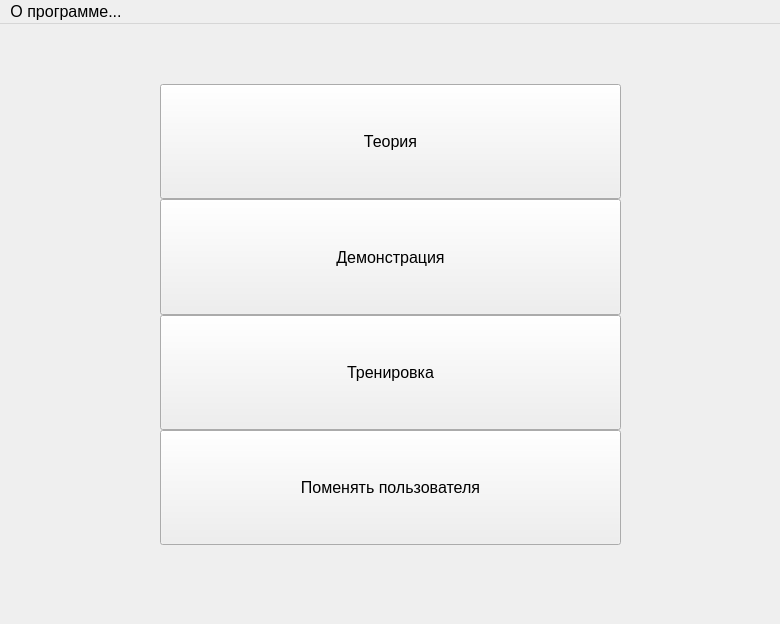
<?xml version="1.0" encoding="UTF-8"?>
<ui version="4.0">
 <class>MainWindow</class>
 <widget class="QMainWindow" name="MainWindow">
  <property name="geometry">
   <rect>
    <x>0</x>
    <y>0</y>
    <width>780</width>
    <height>624</height>
   </rect>
  </property>
  <property name="sizePolicy">
   <sizepolicy hsizetype="Preferred" vsizetype="Preferred">
    <horstretch>0</horstretch>
    <verstretch>0</verstretch>
   </sizepolicy>
  </property>
  <property name="minimumSize">
   <size>
    <width>780</width>
    <height>624</height>
   </size>
  </property>
  <property name="maximumSize">
   <size>
    <width>780</width>
    <height>624</height>
   </size>
  </property>
  <property name="font">
   <font>
    <pointsize>12</pointsize>
   </font>
  </property>
  <property name="windowTitle">
   <string>Алгоритм Дейкстры перевода в обратную польскую запись</string>
  </property>
  <property name="autoFillBackground">
   <bool>true</bool>
  </property>
  <property name="tabShape">
   <enum>QTabWidget::Rounded</enum>
  </property>
  <widget class="QWidget" name="centralwidget">
   <widget class="QStackedWidget" name="stackedWidget">
    <property name="geometry">
     <rect>
      <x>0</x>
      <y>0</y>
      <width>780</width>
      <height>600</height>
     </rect>
    </property>
    <property name="sizePolicy">
     <sizepolicy hsizetype="Expanding" vsizetype="Expanding">
      <horstretch>0</horstretch>
      <verstretch>0</verstretch>
     </sizepolicy>
    </property>
    <property name="currentIndex">
     <number>1</number>
    </property>
    <widget class="QWidget" name="clean_show"/>
    <widget class="QWidget" name="main_menu">
     <widget class="QWidget" name="verticalLayoutWidget_2">
      <property name="geometry">
       <rect>
        <x>160</x>
        <y>60</y>
        <width>461</width>
        <height>461</height>
       </rect>
      </property>
      <layout class="QVBoxLayout" name="menu">
       <property name="spacing">
        <number>0</number>
       </property>
       <item>
        <widget class="QPushButton" name="Theory">
         <property name="sizePolicy">
          <sizepolicy hsizetype="Preferred" vsizetype="Preferred">
           <horstretch>0</horstretch>
           <verstretch>0</verstretch>
          </sizepolicy>
         </property>
         <property name="font">
          <font>
           <pointsize>12</pointsize>
           <bold>false</bold>
          </font>
         </property>
         <property name="text">
          <string>Теория</string>
         </property>
        </widget>
       </item>
       <item>
        <widget class="QPushButton" name="Demo">
         <property name="sizePolicy">
          <sizepolicy hsizetype="Preferred" vsizetype="Preferred">
           <horstretch>0</horstretch>
           <verstretch>0</verstretch>
          </sizepolicy>
         </property>
         <property name="font">
          <font>
           <pointsize>12</pointsize>
           <bold>false</bold>
          </font>
         </property>
         <property name="text">
          <string>Демонстрация</string>
         </property>
        </widget>
       </item>
       <item>
        <widget class="QPushButton" name="Train">
         <property name="sizePolicy">
          <sizepolicy hsizetype="Preferred" vsizetype="Preferred">
           <horstretch>0</horstretch>
           <verstretch>0</verstretch>
          </sizepolicy>
         </property>
         <property name="font">
          <font>
           <pointsize>12</pointsize>
          </font>
         </property>
         <property name="text">
          <string>Тренировка</string>
         </property>
        </widget>
       </item>
       <item>
        <widget class="QPushButton" name="Change">
         <property name="sizePolicy">
          <sizepolicy hsizetype="Preferred" vsizetype="Preferred">
           <horstretch>0</horstretch>
           <verstretch>0</verstretch>
          </sizepolicy>
         </property>
         <property name="font">
          <font>
           <pointsize>12</pointsize>
           <bold>false</bold>
          </font>
         </property>
         <property name="text">
          <string>Поменять пользователя</string>
         </property>
        </widget>
       </item>
      </layout>
     </widget>
    </widget>
    <widget class="demo" name="demo_show"/>
    <widget class="train" name="training_show"/>
    <widget class="theory" name="theory_show"/>
    <widget class="admin" name="admin_show"/>
   </widget>
  </widget>
  <widget class="QMenuBar" name="menuBar">
   <property name="geometry">
    <rect>
     <x>0</x>
     <y>0</y>
     <width>780</width>
     <height>24</height>
    </rect>
   </property>
   <widget class="QMenu" name="Information">
    <property name="geometry">
     <rect>
      <x>340</x>
      <y>119</y>
      <width>242</width>
      <height>108</height>
     </rect>
    </property>
    <property name="title">
     <string>О программе...</string>
    </property>
    <addaction name="prog_info"/>
    <addaction name="Statistica"/>
   </widget>
   <addaction name="Information"/>
  </widget>
  <action name="prog_info">
   <property name="text">
    <string>Информация</string>
   </property>
  </action>
  <action name="Statistica">
   <property name="text">
    <string>Статистика</string>
   </property>
  </action>
 </widget>
 <customwidgets>
  <customwidget>
   <class>theory</class>
   <extends>QWidget</extends>
   <header location="global">theory.h</header>
   <container>1</container>
  </customwidget>
  <customwidget>
   <class>admin</class>
   <extends>QWidget</extends>
   <header location="global">admin.h</header>
   <container>1</container>
  </customwidget>
  <customwidget>
   <class>train</class>
   <extends>QWidget</extends>
   <header location="global">train.h</header>
   <container>1</container>
  </customwidget>
  <customwidget>
   <class>demo</class>
   <extends>QWidget</extends>
   <header location="global">demo.h</header>
   <container>1</container>
  </customwidget>
 </customwidgets>
 <resources/>
 <connections/>
</ui>
